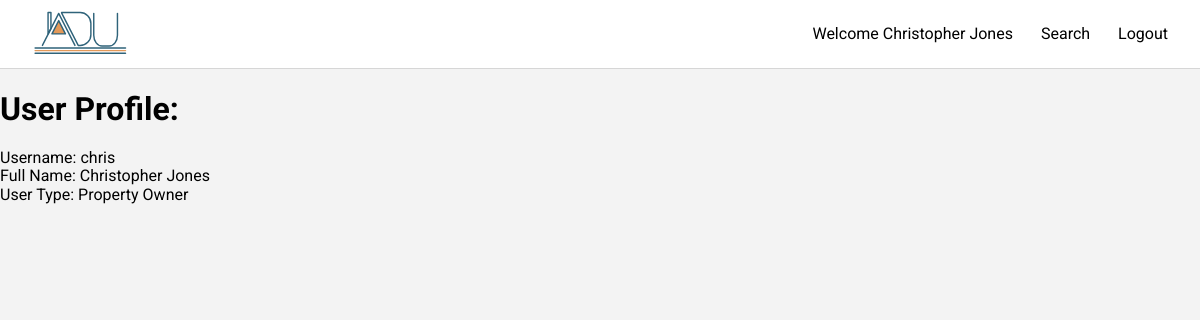
The page /accounts/profile (signed in) on the database its author committed.
### accounts/models.py (models this page shows)
class User(UUIDModel, AbstractUser):
    PROPERTY_OWNER = 0
    CONTRACTOR = 1
    STAFF = 2
    TYPE_CHOICES = (
        (PROPERTY_OWNER, 'Property Owner'),
        (CONTRACTOR, 'Contractor'),
        (STAFF, 'Staff'),
    )
    user_type = models.PositiveSmallIntegerField(
        choices=TYPE_CHOICES, default=0
    )
    contractor_information = models.OneToOneField(
        'accounts.ContractorInformation',
        blank=True,
        null=True,
        on_delete=models.CASCADE,
        related_name='user',
    )
    property_owner_information = models.OneToOneField(
        'accounts.PropertyOwnerInformation',
        blank=True,
        null=True,
        on_delete=models.CASCADE,
        related_name='user',
    )
    @property
    def information(self):
        if self.user_type == self.PROPERTY_OWNER:
            return self.property_owner_information
        elif self.user_type == self.CONTRACTOR:
            return self.contractor_information
        elif self.user_type == self.STAFF:
            return self
        else:
            raise InvalidUserType('Invalid user type!')
    @property
    def name(self):
        return f'{self.first_name} {self.last_name}'

### accounts/views.py (the view)
# urls.py: path('profile', views.profile, name='profile'),
@login_required
def profile(request):
    return render(request, 'accounts/profile.html', {})

### templates/accounts/profile.html (shortened to what this page needs)
{% extends 'base.html' %}
{% block content %}
    <h1>User Profile:</h1>
    Username: {{ user.username }} <br>
    Full Name: {{ user.name }} <br>
    User Type: {{ user.get_user_type_display }} <br>
{% endblock content %}

### templates/partials/_navbar.html
{% load static %}
<nav>
    <a href="{% url 'index' %}"><img class="logo" src="{% static 'imgs/logo.svg' %}"></a>
    <ul>
        {% if user.is_authenticated %}
            <li>Welcome <a href="#">{{ user.name }}</a></li>
            <li><a href="{% url 'connections:search' %}">Search</a></li>
            <li><a href="{% url 'accounts:logout' %}">Logout</a></li>
        {% else %}
        <li><a href="{% url 'accounts:login' %}">Login</a></li>
        <li><a href="{% url 'accounts:register_property_owner_user' %}">Register Property User</a></li>
        {% endif %}
    </ul>
</nav>

### client/static/css/style.css (style rules this page uses)
* { font-family: 'Roboto', sans-serif; }
body, html { height: 100%; background: #f3f3f3; }
ul { list-style: none; padding: 0; }
a { text-decoration: none; color: #000; }
nav { padding: 0.5em 2em; display: flex; justify-content: space-between; align-items: center; background: #fff; border-bottom: 1px solid #cccc; }
nav .logo { height: 3em; }
nav ul { display: flex; }
nav ul > li { margin-left: 1.75em; }

### rows shown on the page
User: name "Christopher Jones", username "chris", user_type "Property Owner"
